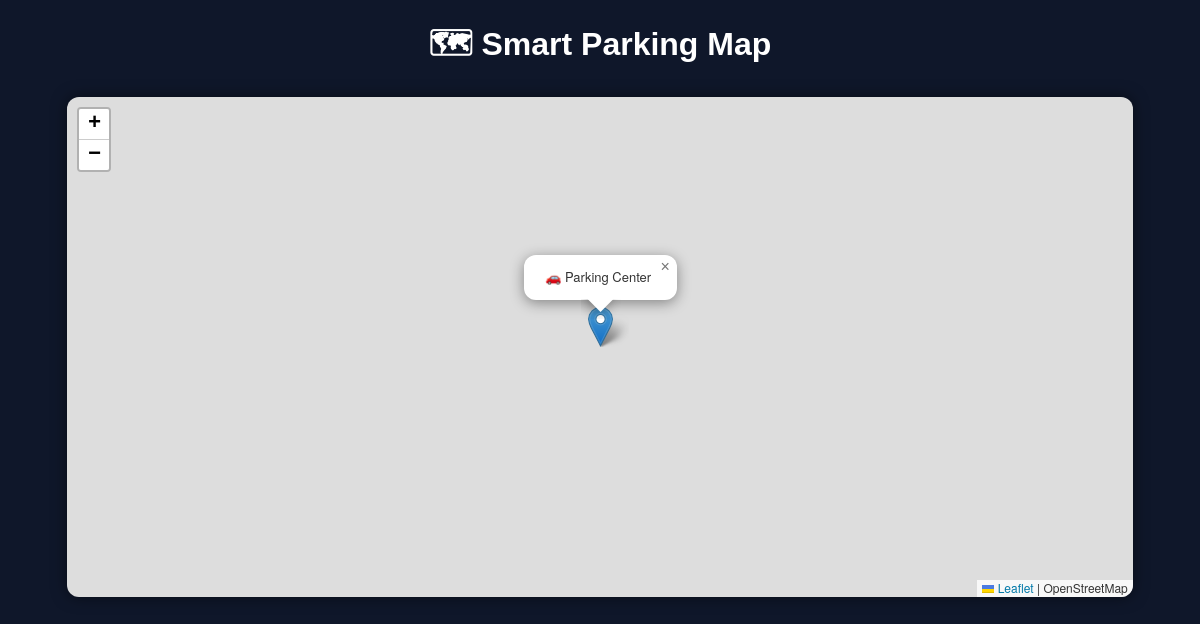
The page /map on the database as committed earlier.
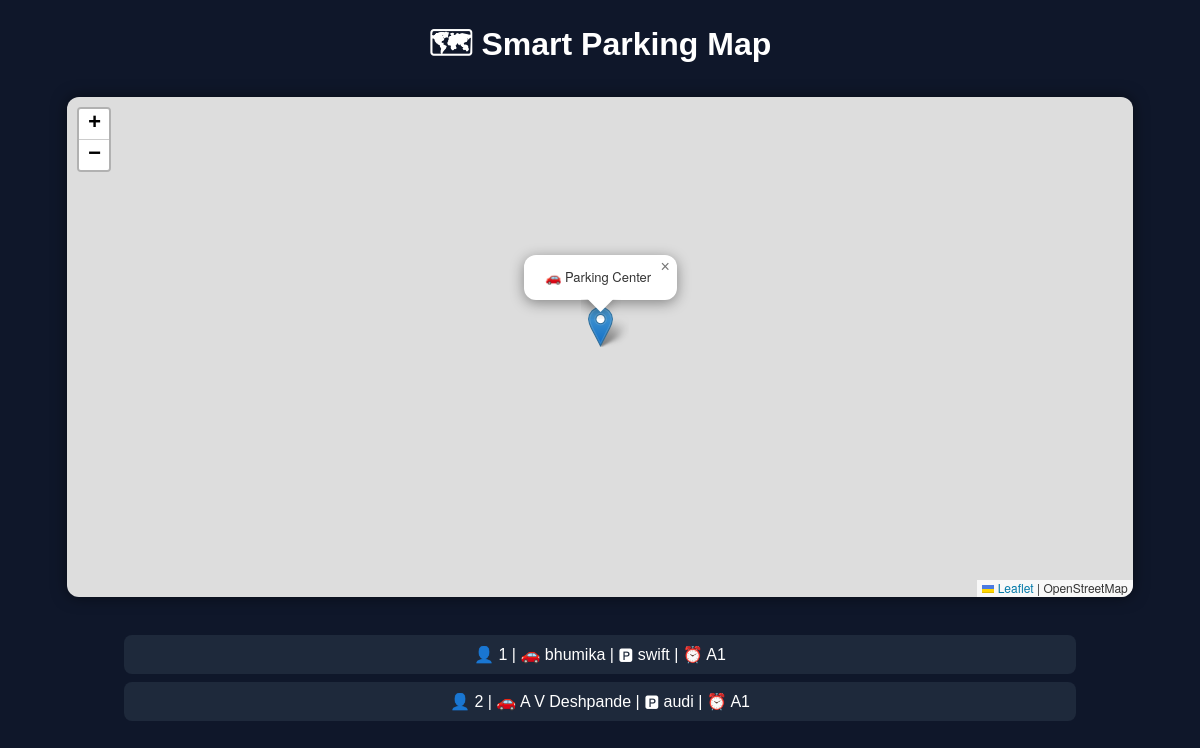
The same page on the database as committed later.
### tables this page shows
CREATE TABLE bookings(
    id INTEGER PRIMARY KEY AUTOINCREMENT,
    username TEXT,
    vehicle_number TEXT,
    slot TEXT,
    booking_time TEXT
);

### app.py (the view)
@app.route("/map")
def map_page():
    cur.execute("SELECT * FROM bookings")
    data = cur.fetchall()
    return render_template("map.html", data=data)

### templates/map.html (shortened to what this page needs)
<!DOCTYPE html>
<html>
<head>
    <link rel="stylesheet" href="https://unpkg.com/leaflet/dist/leaflet.css"/>
</head>
<body>
<h1>🗺 Smart Parking Map</h1>
<div id="map"></div>
<div class="box">
{% for row in data %}
    <div class="item">
        👤 {{ row[0] }} |
        🚗 {{ row[1] }} |
        🅿 {{ row[2] }} |
        ⏰ {{ row[3] }}
    </div>
{% endfor %}
</div>
</body>
</html>

Rows that differ between the two databases and show on the page:
added bookings: id "1", username "bhumika", vehicle_number "swift", slot "A1"
added bookings: id "2", username "A V Deshpande", vehicle_number "audi", slot "A1"
